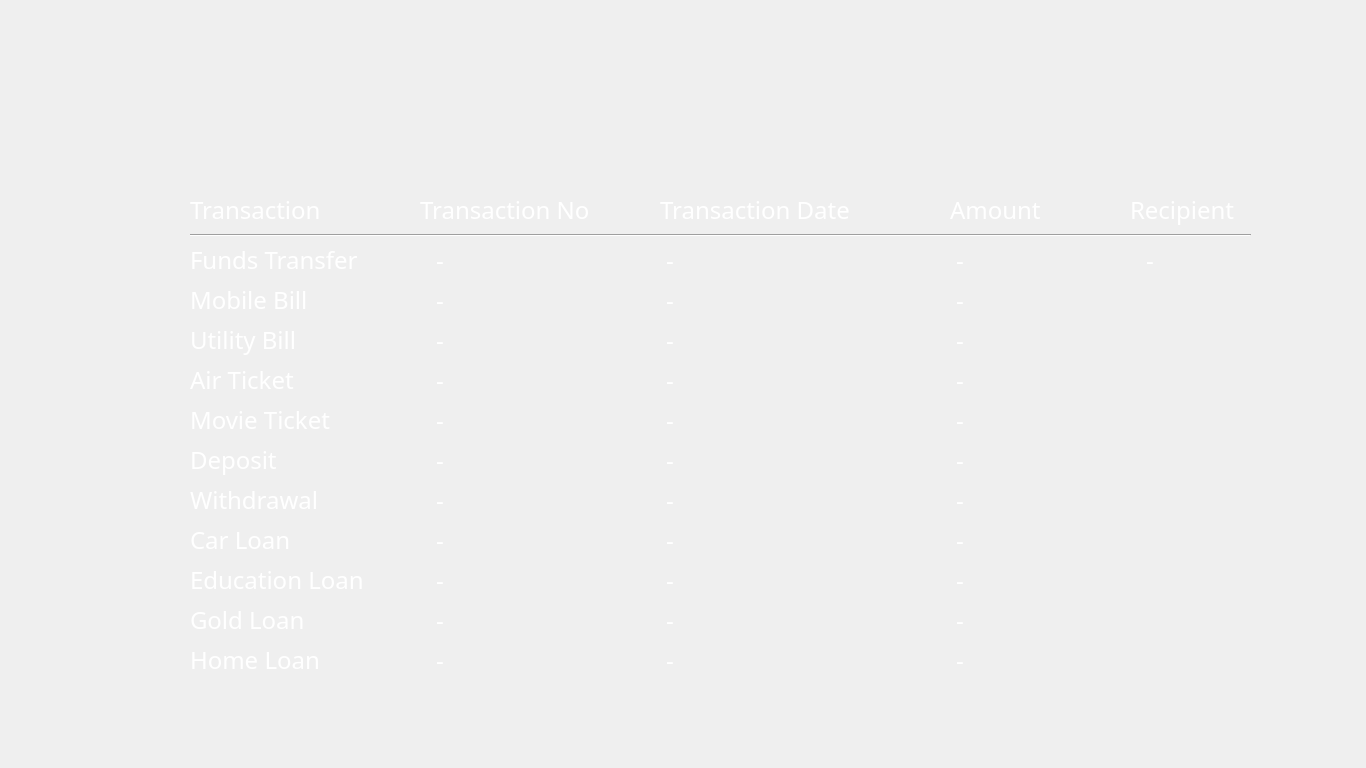
<?xml version="1.0" encoding="UTF-8"?>
<ui version="4.0">
 <class>TransactionList</class>
 <widget class="QMainWindow" name="TransactionList">
  <property name="geometry">
   <rect>
    <x>0</x>
    <y>0</y>
    <width>1366</width>
    <height>768</height>
   </rect>
  </property>
  <property name="windowTitle">
   <string>AJ Bank | Transaction List</string>
  </property>
  <property name="styleSheet">
   <string notr="true">background-image: url(:/background/TransactionList.jpg);</string>
  </property>
  <widget class="QWidget" name="centralwidget">
   <widget class="QPushButton" name="BackButton">
    <property name="geometry">
     <rect>
      <x>0</x>
      <y>93</y>
      <width>150</width>
      <height>581</height>
     </rect>
    </property>
    <property name="cursor">
     <cursorShape>PointingHandCursor</cursorShape>
    </property>
    <property name="autoFillBackground">
     <bool>false</bool>
    </property>
    <property name="styleSheet">
     <string notr="true">background-image: url(:/button/buttons/Back.png);
border: 0px;</string>
    </property>
    <property name="text">
     <string/>
    </property>
    <property name="default">
     <bool>false</bool>
    </property>
    <property name="flat">
     <bool>false</bool>
    </property>
   </widget>
   <widget class="QPushButton" name="LogoutButton">
    <property name="geometry">
     <rect>
      <x>949</x>
      <y>384</y>
      <width>421</width>
      <height>384</height>
     </rect>
    </property>
    <property name="cursor">
     <cursorShape>PointingHandCursor</cursorShape>
    </property>
    <property name="styleSheet">
     <string notr="true">background-image: url(:/button/buttons/Logout.png);
border: 0px;</string>
    </property>
    <property name="text">
     <string/>
    </property>
   </widget>
   <widget class="QPushButton" name="SuggestButton">
    <property name="geometry">
     <rect>
      <x>949</x>
      <y>0</y>
      <width>421</width>
      <height>384</height>
     </rect>
    </property>
    <property name="cursor">
     <cursorShape>PointingHandCursor</cursorShape>
    </property>
    <property name="styleSheet">
     <string notr="true">background-image: url(:/button/buttons/Suggest.png);
border: 0px;</string>
    </property>
    <property name="text">
     <string/>
    </property>
   </widget>
   <widget class="QLabel" name="AccountNo">
    <property name="geometry">
     <rect>
      <x>810</x>
      <y>100</y>
      <width>231</width>
      <height>31</height>
     </rect>
    </property>
    <property name="styleSheet">
     <string notr="true">background-image: url(:/button/buttons/Blue.png);
font: 25 11pt &quot;Montserrat Thin&quot;;
color: rgb(6, 53, 122);</string>
    </property>
    <property name="text">
     <string/>
    </property>
   </widget>
   <widget class="QLabel" name="WitDate">
    <property name="geometry">
     <rect>
      <x>660</x>
      <y>480</y>
      <width>220</width>
      <height>40</height>
     </rect>
    </property>
    <property name="font">
     <font>
      <family>Montserrat SemiBold</family>
      <pointsize>18</pointsize>
      <weight>7</weight>
      <italic>false</italic>
      <bold>false</bold>
     </font>
    </property>
    <property name="styleSheet">
     <string notr="true">background-image: url(:/button/buttons/Blue.png);
font: 63 18pt &quot;Montserrat SemiBold&quot;;
color: rgb(255, 255, 255);</string>
    </property>
    <property name="text">
     <string> -</string>
    </property>
   </widget>
   <widget class="QLabel" name="WitTitle">
    <property name="geometry">
     <rect>
      <x>190</x>
      <y>480</y>
      <width>190</width>
      <height>40</height>
     </rect>
    </property>
    <property name="font">
     <font>
      <family>Montserrat SemiBold</family>
      <pointsize>18</pointsize>
      <weight>7</weight>
      <italic>false</italic>
      <bold>false</bold>
     </font>
    </property>
    <property name="styleSheet">
     <string notr="true">background-image: url(:/button/buttons/Blue.png);
font: 63 18pt &quot;Montserrat SemiBold&quot;;
color: rgb(255, 255, 255);</string>
    </property>
    <property name="text">
     <string>Withdrawal</string>
    </property>
   </widget>
   <widget class="QLabel" name="ELAppNo">
    <property name="geometry">
     <rect>
      <x>430</x>
      <y>560</y>
      <width>175</width>
      <height>40</height>
     </rect>
    </property>
    <property name="font">
     <font>
      <family>Montserrat SemiBold</family>
      <pointsize>18</pointsize>
      <weight>7</weight>
      <italic>false</italic>
      <bold>false</bold>
     </font>
    </property>
    <property name="styleSheet">
     <string notr="true">background-image: url(:/button/buttons/Blue.png);
font: 63 18pt &quot;Montserrat SemiBold&quot;;
color: rgb(255, 255, 255);</string>
    </property>
    <property name="text">
     <string> -</string>
    </property>
   </widget>
   <widget class="QLabel" name="MBTitle">
    <property name="geometry">
     <rect>
      <x>190</x>
      <y>280</y>
      <width>190</width>
      <height>40</height>
     </rect>
    </property>
    <property name="font">
     <font>
      <family>Montserrat SemiBold</family>
      <pointsize>18</pointsize>
      <weight>7</weight>
      <italic>false</italic>
      <bold>false</bold>
     </font>
    </property>
    <property name="styleSheet">
     <string notr="true">background-image: url(:/button/buttons/Blue.png);
font: 63 18pt &quot;Montserrat SemiBold&quot;;
color: rgb(255, 255, 255);</string>
    </property>
    <property name="text">
     <string>Mobile Bill</string>
    </property>
   </widget>
   <widget class="QLabel" name="CLAmount">
    <property name="geometry">
     <rect>
      <x>950</x>
      <y>520</y>
      <width>175</width>
      <height>40</height>
     </rect>
    </property>
    <property name="font">
     <font>
      <family>Montserrat SemiBold</family>
      <pointsize>18</pointsize>
      <weight>7</weight>
      <italic>false</italic>
      <bold>false</bold>
     </font>
    </property>
    <property name="styleSheet">
     <string notr="true">background-image: url(:/button/buttons/Blue.png);
font: 63 18pt &quot;Montserrat SemiBold&quot;;
color: rgb(255, 255, 255);</string>
    </property>
    <property name="text">
     <string> -</string>
    </property>
   </widget>
   <widget class="QLabel" name="MTTrNo">
    <property name="geometry">
     <rect>
      <x>430</x>
      <y>400</y>
      <width>175</width>
      <height>40</height>
     </rect>
    </property>
    <property name="font">
     <font>
      <family>Montserrat SemiBold</family>
      <pointsize>18</pointsize>
      <weight>7</weight>
      <italic>false</italic>
      <bold>false</bold>
     </font>
    </property>
    <property name="styleSheet">
     <string notr="true">background-image: url(:/button/buttons/Blue.png);
font: 63 18pt &quot;Montserrat SemiBold&quot;;
color: rgb(255, 255, 255);</string>
    </property>
    <property name="text">
     <string> -</string>
    </property>
   </widget>
   <widget class="QLabel" name="GLDate">
    <property name="geometry">
     <rect>
      <x>660</x>
      <y>600</y>
      <width>220</width>
      <height>40</height>
     </rect>
    </property>
    <property name="font">
     <font>
      <family>Montserrat SemiBold</family>
      <pointsize>18</pointsize>
      <weight>7</weight>
      <italic>false</italic>
      <bold>false</bold>
     </font>
    </property>
    <property name="styleSheet">
     <string notr="true">background-image: url(:/button/buttons/Blue.png);
font: 63 18pt &quot;Montserrat SemiBold&quot;;
color: rgb(255, 255, 255);</string>
    </property>
    <property name="text">
     <string> -</string>
    </property>
   </widget>
   <widget class="QLabel" name="HLTitle">
    <property name="geometry">
     <rect>
      <x>190</x>
      <y>640</y>
      <width>175</width>
      <height>40</height>
     </rect>
    </property>
    <property name="font">
     <font>
      <family>Montserrat SemiBold</family>
      <pointsize>18</pointsize>
      <weight>7</weight>
      <italic>false</italic>
      <bold>false</bold>
     </font>
    </property>
    <property name="styleSheet">
     <string notr="true">background-image: url(:/button/buttons/Blue.png);
font: 63 18pt &quot;Montserrat SemiBold&quot;;
color: rgb(255, 255, 255);</string>
    </property>
    <property name="text">
     <string>Home Loan</string>
    </property>
   </widget>
   <widget class="QLabel" name="FTDate">
    <property name="geometry">
     <rect>
      <x>660</x>
      <y>240</y>
      <width>220</width>
      <height>40</height>
     </rect>
    </property>
    <property name="font">
     <font>
      <family>Montserrat SemiBold</family>
      <pointsize>18</pointsize>
      <weight>7</weight>
      <italic>false</italic>
      <bold>false</bold>
     </font>
    </property>
    <property name="styleSheet">
     <string notr="true">background-image: url(:/button/buttons/Blue.png);
font: 63 18pt &quot;Montserrat SemiBold&quot;;
color: rgb(255, 255, 255);</string>
    </property>
    <property name="text">
     <string> -</string>
    </property>
   </widget>
   <widget class="QLabel" name="HLAppNo">
    <property name="geometry">
     <rect>
      <x>430</x>
      <y>640</y>
      <width>175</width>
      <height>40</height>
     </rect>
    </property>
    <property name="font">
     <font>
      <family>Montserrat SemiBold</family>
      <pointsize>18</pointsize>
      <weight>7</weight>
      <italic>false</italic>
      <bold>false</bold>
     </font>
    </property>
    <property name="styleSheet">
     <string notr="true">background-image: url(:/button/buttons/Blue.png);
font: 63 18pt &quot;Montserrat SemiBold&quot;;
color: rgb(255, 255, 255);</string>
    </property>
    <property name="text">
     <string> -</string>
    </property>
   </widget>
   <widget class="QLabel" name="DepAmount">
    <property name="geometry">
     <rect>
      <x>950</x>
      <y>440</y>
      <width>175</width>
      <height>40</height>
     </rect>
    </property>
    <property name="font">
     <font>
      <family>Montserrat SemiBold</family>
      <pointsize>18</pointsize>
      <weight>7</weight>
      <italic>false</italic>
      <bold>false</bold>
     </font>
    </property>
    <property name="styleSheet">
     <string notr="true">background-image: url(:/button/buttons/Blue.png);
font: 63 18pt &quot;Montserrat SemiBold&quot;;
color: rgb(255, 255, 255);</string>
    </property>
    <property name="text">
     <string> -</string>
    </property>
   </widget>
   <widget class="QLabel" name="MBAmount">
    <property name="geometry">
     <rect>
      <x>950</x>
      <y>280</y>
      <width>175</width>
      <height>40</height>
     </rect>
    </property>
    <property name="font">
     <font>
      <family>Montserrat SemiBold</family>
      <pointsize>18</pointsize>
      <weight>7</weight>
      <italic>false</italic>
      <bold>false</bold>
     </font>
    </property>
    <property name="styleSheet">
     <string notr="true">background-image: url(:/button/buttons/Blue.png);
font: 63 18pt &quot;Montserrat SemiBold&quot;;
color: rgb(255, 255, 255);</string>
    </property>
    <property name="text">
     <string> -</string>
    </property>
   </widget>
   <widget class="QLabel" name="TransactionAmount">
    <property name="geometry">
     <rect>
      <x>950</x>
      <y>190</y>
      <width>151</width>
      <height>40</height>
     </rect>
    </property>
    <property name="font">
     <font>
      <family>Montserrat SemiBold</family>
      <pointsize>18</pointsize>
      <weight>7</weight>
      <italic>false</italic>
      <bold>false</bold>
     </font>
    </property>
    <property name="styleSheet">
     <string notr="true">background-image: url(:/button/buttons/Blue.png);
font: 63 18pt &quot;Montserrat SemiBold&quot;;
color: rgb(255, 255, 255);</string>
    </property>
    <property name="text">
     <string>&lt;html&gt;&lt;head/&gt;&lt;body&gt;&lt;p&gt;Amount&lt;/p&gt;&lt;/body&gt;&lt;/html&gt;</string>
    </property>
   </widget>
   <widget class="QLabel" name="ATDate">
    <property name="geometry">
     <rect>
      <x>660</x>
      <y>360</y>
      <width>220</width>
      <height>40</height>
     </rect>
    </property>
    <property name="font">
     <font>
      <family>Montserrat SemiBold</family>
      <pointsize>18</pointsize>
      <weight>7</weight>
      <italic>false</italic>
      <bold>false</bold>
     </font>
    </property>
    <property name="styleSheet">
     <string notr="true">background-image: url(:/button/buttons/Blue.png);
font: 63 18pt &quot;Montserrat SemiBold&quot;;
color: rgb(255, 255, 255);</string>
    </property>
    <property name="text">
     <string> -</string>
    </property>
   </widget>
   <widget class="QLabel" name="HLAmount">
    <property name="geometry">
     <rect>
      <x>950</x>
      <y>640</y>
      <width>175</width>
      <height>40</height>
     </rect>
    </property>
    <property name="font">
     <font>
      <family>Montserrat SemiBold</family>
      <pointsize>18</pointsize>
      <weight>7</weight>
      <italic>false</italic>
      <bold>false</bold>
     </font>
    </property>
    <property name="styleSheet">
     <string notr="true">background-image: url(:/button/buttons/Blue.png);
font: 63 18pt &quot;Montserrat SemiBold&quot;;
color: rgb(255, 255, 255);</string>
    </property>
    <property name="text">
     <string> -</string>
    </property>
   </widget>
   <widget class="QLabel" name="GLTitle">
    <property name="geometry">
     <rect>
      <x>190</x>
      <y>600</y>
      <width>175</width>
      <height>40</height>
     </rect>
    </property>
    <property name="font">
     <font>
      <family>Montserrat SemiBold</family>
      <pointsize>18</pointsize>
      <weight>7</weight>
      <italic>false</italic>
      <bold>false</bold>
     </font>
    </property>
    <property name="styleSheet">
     <string notr="true">background-image: url(:/button/buttons/Blue.png);
font: 63 18pt &quot;Montserrat SemiBold&quot;;
color: rgb(255, 255, 255);</string>
    </property>
    <property name="text">
     <string>Gold Loan</string>
    </property>
   </widget>
   <widget class="QLabel" name="GLAmount">
    <property name="geometry">
     <rect>
      <x>950</x>
      <y>600</y>
      <width>175</width>
      <height>40</height>
     </rect>
    </property>
    <property name="font">
     <font>
      <family>Montserrat SemiBold</family>
      <pointsize>18</pointsize>
      <weight>7</weight>
      <italic>false</italic>
      <bold>false</bold>
     </font>
    </property>
    <property name="styleSheet">
     <string notr="true">background-image: url(:/button/buttons/Blue.png);
font: 63 18pt &quot;Montserrat SemiBold&quot;;
color: rgb(255, 255, 255);</string>
    </property>
    <property name="text">
     <string> -</string>
    </property>
   </widget>
   <widget class="QLabel" name="FTAmount">
    <property name="geometry">
     <rect>
      <x>950</x>
      <y>240</y>
      <width>175</width>
      <height>40</height>
     </rect>
    </property>
    <property name="font">
     <font>
      <family>Montserrat SemiBold</family>
      <pointsize>18</pointsize>
      <weight>7</weight>
      <italic>false</italic>
      <bold>false</bold>
     </font>
    </property>
    <property name="styleSheet">
     <string notr="true">background-image: url(:/button/buttons/Blue.png);
font: 63 18pt &quot;Montserrat SemiBold&quot;;
color: rgb(255, 255, 255);</string>
    </property>
    <property name="text">
     <string> -</string>
    </property>
   </widget>
   <widget class="QLabel" name="HLDate">
    <property name="geometry">
     <rect>
      <x>660</x>
      <y>640</y>
      <width>220</width>
      <height>40</height>
     </rect>
    </property>
    <property name="font">
     <font>
      <family>Montserrat SemiBold</family>
      <pointsize>18</pointsize>
      <weight>7</weight>
      <italic>false</italic>
      <bold>false</bold>
     </font>
    </property>
    <property name="styleSheet">
     <string notr="true">background-image: url(:/button/buttons/Blue.png);
font: 63 18pt &quot;Montserrat SemiBold&quot;;
color: rgb(255, 255, 255);</string>
    </property>
    <property name="text">
     <string> -</string>
    </property>
   </widget>
   <widget class="QLabel" name="DepTrNo">
    <property name="geometry">
     <rect>
      <x>430</x>
      <y>440</y>
      <width>175</width>
      <height>40</height>
     </rect>
    </property>
    <property name="font">
     <font>
      <family>Montserrat SemiBold</family>
      <pointsize>18</pointsize>
      <weight>7</weight>
      <italic>false</italic>
      <bold>false</bold>
     </font>
    </property>
    <property name="styleSheet">
     <string notr="true">background-image: url(:/button/buttons/Blue.png);
font: 63 18pt &quot;Montserrat SemiBold&quot;;
color: rgb(255, 255, 255);</string>
    </property>
    <property name="text">
     <string> -</string>
    </property>
   </widget>
   <widget class="QLabel" name="MBTrNo">
    <property name="geometry">
     <rect>
      <x>430</x>
      <y>280</y>
      <width>175</width>
      <height>40</height>
     </rect>
    </property>
    <property name="font">
     <font>
      <family>Montserrat SemiBold</family>
      <pointsize>18</pointsize>
      <weight>7</weight>
      <italic>false</italic>
      <bold>false</bold>
     </font>
    </property>
    <property name="styleSheet">
     <string notr="true">background-image: url(:/button/buttons/Blue.png);
font: 63 18pt &quot;Montserrat SemiBold&quot;;
color: rgb(255, 255, 255);</string>
    </property>
    <property name="text">
     <string> -</string>
    </property>
   </widget>
   <widget class="QLabel" name="FTTitle">
    <property name="geometry">
     <rect>
      <x>190</x>
      <y>240</y>
      <width>190</width>
      <height>40</height>
     </rect>
    </property>
    <property name="font">
     <font>
      <family>Montserrat SemiBold</family>
      <pointsize>18</pointsize>
      <weight>7</weight>
      <italic>false</italic>
      <bold>false</bold>
     </font>
    </property>
    <property name="styleSheet">
     <string notr="true">background-image: url(:/button/buttons/Blue.png);
font: 63 18pt &quot;Montserrat SemiBold&quot;;
color: rgb(255, 255, 255);</string>
    </property>
    <property name="text">
     <string>Funds Transfer</string>
    </property>
   </widget>
   <widget class="QLabel" name="DepTitle">
    <property name="geometry">
     <rect>
      <x>190</x>
      <y>440</y>
      <width>190</width>
      <height>40</height>
     </rect>
    </property>
    <property name="font">
     <font>
      <family>Montserrat SemiBold</family>
      <pointsize>18</pointsize>
      <weight>7</weight>
      <italic>false</italic>
      <bold>false</bold>
     </font>
    </property>
    <property name="styleSheet">
     <string notr="true">background-image: url(:/button/buttons/Blue.png);
font: 63 18pt &quot;Montserrat SemiBold&quot;;
color: rgb(255, 255, 255);</string>
    </property>
    <property name="text">
     <string>Deposit</string>
    </property>
   </widget>
   <widget class="QLabel" name="UBTrNo">
    <property name="geometry">
     <rect>
      <x>430</x>
      <y>320</y>
      <width>175</width>
      <height>40</height>
     </rect>
    </property>
    <property name="font">
     <font>
      <family>Montserrat SemiBold</family>
      <pointsize>18</pointsize>
      <weight>7</weight>
      <italic>false</italic>
      <bold>false</bold>
     </font>
    </property>
    <property name="styleSheet">
     <string notr="true">background-image: url(:/button/buttons/Blue.png);
font: 63 18pt &quot;Montserrat SemiBold&quot;;
color: rgb(255, 255, 255);</string>
    </property>
    <property name="text">
     <string> -</string>
    </property>
   </widget>
   <widget class="QLabel" name="UBDate">
    <property name="geometry">
     <rect>
      <x>660</x>
      <y>320</y>
      <width>220</width>
      <height>40</height>
     </rect>
    </property>
    <property name="font">
     <font>
      <family>Montserrat SemiBold</family>
      <pointsize>18</pointsize>
      <weight>7</weight>
      <italic>false</italic>
      <bold>false</bold>
     </font>
    </property>
    <property name="styleSheet">
     <string notr="true">background-image: url(:/button/buttons/Blue.png);
font: 63 18pt &quot;Montserrat SemiBold&quot;;
color: rgb(255, 255, 255);</string>
    </property>
    <property name="text">
     <string> -</string>
    </property>
   </widget>
   <widget class="QLabel" name="FTTrNo">
    <property name="geometry">
     <rect>
      <x>430</x>
      <y>240</y>
      <width>175</width>
      <height>40</height>
     </rect>
    </property>
    <property name="font">
     <font>
      <family>Montserrat SemiBold</family>
      <pointsize>18</pointsize>
      <weight>7</weight>
      <italic>false</italic>
      <bold>false</bold>
     </font>
    </property>
    <property name="styleSheet">
     <string notr="true">background-image: url(:/button/buttons/Blue.png);
font: 63 18pt &quot;Montserrat SemiBold&quot;;
color: rgb(255, 255, 255);</string>
    </property>
    <property name="text">
     <string> -</string>
    </property>
   </widget>
   <widget class="QLabel" name="MBDate">
    <property name="geometry">
     <rect>
      <x>660</x>
      <y>280</y>
      <width>220</width>
      <height>40</height>
     </rect>
    </property>
    <property name="font">
     <font>
      <family>Montserrat SemiBold</family>
      <pointsize>18</pointsize>
      <weight>7</weight>
      <italic>false</italic>
      <bold>false</bold>
     </font>
    </property>
    <property name="styleSheet">
     <string notr="true">background-image: url(:/button/buttons/Blue.png);
font: 63 18pt &quot;Montserrat SemiBold&quot;;
color: rgb(255, 255, 255);</string>
    </property>
    <property name="text">
     <string> -</string>
    </property>
   </widget>
   <widget class="QLabel" name="FAcc">
    <property name="geometry">
     <rect>
      <x>1140</x>
      <y>240</y>
      <width>141</width>
      <height>40</height>
     </rect>
    </property>
    <property name="font">
     <font>
      <family>Montserrat SemiBold</family>
      <pointsize>18</pointsize>
      <weight>7</weight>
      <italic>false</italic>
      <bold>false</bold>
     </font>
    </property>
    <property name="styleSheet">
     <string notr="true">background-image: url(:/button/buttons/Blue.png);
font: 63 18pt &quot;Montserrat SemiBold&quot;;
color: rgb(255, 255, 255);</string>
    </property>
    <property name="text">
     <string> -</string>
    </property>
   </widget>
   <widget class="QLabel" name="ELAmount">
    <property name="geometry">
     <rect>
      <x>950</x>
      <y>560</y>
      <width>175</width>
      <height>40</height>
     </rect>
    </property>
    <property name="font">
     <font>
      <family>Montserrat SemiBold</family>
      <pointsize>18</pointsize>
      <weight>7</weight>
      <italic>false</italic>
      <bold>false</bold>
     </font>
    </property>
    <property name="styleSheet">
     <string notr="true">background-image: url(:/button/buttons/Blue.png);
font: 63 18pt &quot;Montserrat SemiBold&quot;;
color: rgb(255, 255, 255);</string>
    </property>
    <property name="text">
     <string> -</string>
    </property>
   </widget>
   <widget class="QLabel" name="ATAmount">
    <property name="geometry">
     <rect>
      <x>950</x>
      <y>360</y>
      <width>175</width>
      <height>40</height>
     </rect>
    </property>
    <property name="font">
     <font>
      <family>Montserrat SemiBold</family>
      <pointsize>18</pointsize>
      <weight>7</weight>
      <italic>false</italic>
      <bold>false</bold>
     </font>
    </property>
    <property name="styleSheet">
     <string notr="true">background-image: url(:/button/buttons/Blue.png);
font: 63 18pt &quot;Montserrat SemiBold&quot;;
color: rgb(255, 255, 255);</string>
    </property>
    <property name="text">
     <string> -</string>
    </property>
   </widget>
   <widget class="QLabel" name="ELDate">
    <property name="geometry">
     <rect>
      <x>660</x>
      <y>560</y>
      <width>220</width>
      <height>40</height>
     </rect>
    </property>
    <property name="font">
     <font>
      <family>Montserrat SemiBold</family>
      <pointsize>18</pointsize>
      <weight>7</weight>
      <italic>false</italic>
      <bold>false</bold>
     </font>
    </property>
    <property name="styleSheet">
     <string notr="true">background-image: url(:/button/buttons/Blue.png);
font: 63 18pt &quot;Montserrat SemiBold&quot;;
color: rgb(255, 255, 255);</string>
    </property>
    <property name="text">
     <string> -</string>
    </property>
   </widget>
   <widget class="QLabel" name="ELTitle">
    <property name="geometry">
     <rect>
      <x>190</x>
      <y>560</y>
      <width>190</width>
      <height>40</height>
     </rect>
    </property>
    <property name="font">
     <font>
      <family>Montserrat SemiBold</family>
      <pointsize>18</pointsize>
      <weight>7</weight>
      <italic>false</italic>
      <bold>false</bold>
     </font>
    </property>
    <property name="styleSheet">
     <string notr="true">background-image: url(:/button/buttons/Blue.png);
font: 63 18pt &quot;Montserrat SemiBold&quot;;
color: rgb(255, 255, 255);</string>
    </property>
    <property name="text">
     <string>Education Loan</string>
    </property>
   </widget>
   <widget class="QLabel" name="MTDate">
    <property name="geometry">
     <rect>
      <x>660</x>
      <y>400</y>
      <width>220</width>
      <height>40</height>
     </rect>
    </property>
    <property name="font">
     <font>
      <family>Montserrat SemiBold</family>
      <pointsize>18</pointsize>
      <weight>7</weight>
      <italic>false</italic>
      <bold>false</bold>
     </font>
    </property>
    <property name="styleSheet">
     <string notr="true">background-image: url(:/button/buttons/Blue.png);
font: 63 18pt &quot;Montserrat SemiBold&quot;;
color: rgb(255, 255, 255);</string>
    </property>
    <property name="text">
     <string> -</string>
    </property>
   </widget>
   <widget class="QLabel" name="WitAmount">
    <property name="geometry">
     <rect>
      <x>950</x>
      <y>480</y>
      <width>175</width>
      <height>40</height>
     </rect>
    </property>
    <property name="font">
     <font>
      <family>Montserrat SemiBold</family>
      <pointsize>18</pointsize>
      <weight>7</weight>
      <italic>false</italic>
      <bold>false</bold>
     </font>
    </property>
    <property name="styleSheet">
     <string notr="true">background-image: url(:/button/buttons/Blue.png);
font: 63 18pt &quot;Montserrat SemiBold&quot;;
color: rgb(255, 255, 255);</string>
    </property>
    <property name="text">
     <string> -</string>
    </property>
   </widget>
   <widget class="QLabel" name="MTTitle">
    <property name="geometry">
     <rect>
      <x>190</x>
      <y>400</y>
      <width>190</width>
      <height>40</height>
     </rect>
    </property>
    <property name="font">
     <font>
      <family>Montserrat SemiBold</family>
      <pointsize>18</pointsize>
      <weight>7</weight>
      <italic>false</italic>
      <bold>false</bold>
     </font>
    </property>
    <property name="styleSheet">
     <string notr="true">background-image: url(:/button/buttons/Blue.png);
font: 63 18pt &quot;Montserrat SemiBold&quot;;
color: rgb(255, 255, 255);</string>
    </property>
    <property name="text">
     <string>Movie Ticket</string>
    </property>
   </widget>
   <widget class="QLabel" name="ATTrNo">
    <property name="geometry">
     <rect>
      <x>430</x>
      <y>360</y>
      <width>175</width>
      <height>40</height>
     </rect>
    </property>
    <property name="font">
     <font>
      <family>Montserrat SemiBold</family>
      <pointsize>18</pointsize>
      <weight>7</weight>
      <italic>false</italic>
      <bold>false</bold>
     </font>
    </property>
    <property name="styleSheet">
     <string notr="true">background-image: url(:/button/buttons/Blue.png);
font: 63 18pt &quot;Montserrat SemiBold&quot;;
color: rgb(255, 255, 255);</string>
    </property>
    <property name="text">
     <string> -</string>
    </property>
   </widget>
   <widget class="QLabel" name="MTAmount">
    <property name="geometry">
     <rect>
      <x>950</x>
      <y>400</y>
      <width>175</width>
      <height>40</height>
     </rect>
    </property>
    <property name="font">
     <font>
      <family>Montserrat SemiBold</family>
      <pointsize>18</pointsize>
      <weight>7</weight>
      <italic>false</italic>
      <bold>false</bold>
     </font>
    </property>
    <property name="styleSheet">
     <string notr="true">background-image: url(:/button/buttons/Blue.png);
font: 63 18pt &quot;Montserrat SemiBold&quot;;
color: rgb(255, 255, 255);</string>
    </property>
    <property name="text">
     <string> -</string>
    </property>
   </widget>
   <widget class="Line" name="line">
    <property name="geometry">
     <rect>
      <x>190</x>
      <y>230</y>
      <width>1061</width>
      <height>10</height>
     </rect>
    </property>
    <property name="font">
     <font>
      <family>Montserrat SemiBold</family>
      <pointsize>18</pointsize>
      <weight>7</weight>
      <italic>false</italic>
      <bold>false</bold>
     </font>
    </property>
    <property name="styleSheet">
     <string notr="true">background-image: url(:/button/buttons/Blue.png);
font: 63 18pt &quot;Montserrat SemiBold&quot;;
color: rgb(255, 255, 255);</string>
    </property>
    <property name="orientation">
     <enum>Qt::Horizontal</enum>
    </property>
   </widget>
   <widget class="QLabel" name="GLAppNo">
    <property name="geometry">
     <rect>
      <x>430</x>
      <y>600</y>
      <width>175</width>
      <height>40</height>
     </rect>
    </property>
    <property name="font">
     <font>
      <family>Montserrat SemiBold</family>
      <pointsize>18</pointsize>
      <weight>7</weight>
      <italic>false</italic>
      <bold>false</bold>
     </font>
    </property>
    <property name="styleSheet">
     <string notr="true">background-image: url(:/button/buttons/Blue.png);
font: 63 18pt &quot;Montserrat SemiBold&quot;;
color: rgb(255, 255, 255);</string>
    </property>
    <property name="text">
     <string> -</string>
    </property>
   </widget>
   <widget class="QLabel" name="TransactionDate">
    <property name="geometry">
     <rect>
      <x>660</x>
      <y>190</y>
      <width>221</width>
      <height>40</height>
     </rect>
    </property>
    <property name="font">
     <font>
      <family>Montserrat SemiBold</family>
      <pointsize>18</pointsize>
      <weight>7</weight>
      <italic>false</italic>
      <bold>false</bold>
     </font>
    </property>
    <property name="styleSheet">
     <string notr="true">background-image: url(:/button/buttons/Blue.png);
font: 63 18pt &quot;Montserrat SemiBold&quot;;
color: rgb(255, 255, 255);</string>
    </property>
    <property name="text">
     <string>&lt;html&gt;&lt;head/&gt;&lt;body&gt;&lt;p&gt;Transaction Date&lt;/p&gt;&lt;/body&gt;&lt;/html&gt;</string>
    </property>
   </widget>
   <widget class="QLabel" name="ATTitle">
    <property name="geometry">
     <rect>
      <x>190</x>
      <y>360</y>
      <width>190</width>
      <height>40</height>
     </rect>
    </property>
    <property name="font">
     <font>
      <family>Montserrat SemiBold</family>
      <pointsize>18</pointsize>
      <weight>7</weight>
      <italic>false</italic>
      <bold>false</bold>
     </font>
    </property>
    <property name="styleSheet">
     <string notr="true">background-image: url(:/button/buttons/Blue.png);
font: 63 18pt &quot;Montserrat SemiBold&quot;;
color: rgb(255, 255, 255);</string>
    </property>
    <property name="text">
     <string>Air Ticket</string>
    </property>
   </widget>
   <widget class="QLabel" name="TransactionNo">
    <property name="geometry">
     <rect>
      <x>420</x>
      <y>190</y>
      <width>191</width>
      <height>40</height>
     </rect>
    </property>
    <property name="font">
     <font>
      <family>Montserrat SemiBold</family>
      <pointsize>18</pointsize>
      <weight>7</weight>
      <italic>false</italic>
      <bold>false</bold>
     </font>
    </property>
    <property name="styleSheet">
     <string notr="true">background-image: url(:/button/buttons/Blue.png);
font: 63 18pt &quot;Montserrat SemiBold&quot;;
color: rgb(255, 255, 255);</string>
    </property>
    <property name="text">
     <string>&lt;html&gt;&lt;head/&gt;&lt;body&gt;&lt;p&gt;Transaction No&lt;/p&gt;&lt;/body&gt;&lt;/html&gt;</string>
    </property>
   </widget>
   <widget class="QLabel" name="CLDate">
    <property name="geometry">
     <rect>
      <x>660</x>
      <y>520</y>
      <width>220</width>
      <height>40</height>
     </rect>
    </property>
    <property name="font">
     <font>
      <family>Montserrat SemiBold</family>
      <pointsize>18</pointsize>
      <weight>7</weight>
      <italic>false</italic>
      <bold>false</bold>
     </font>
    </property>
    <property name="styleSheet">
     <string notr="true">background-image: url(:/button/buttons/Blue.png);
font: 63 18pt &quot;Montserrat SemiBold&quot;;
color: rgb(255, 255, 255);</string>
    </property>
    <property name="text">
     <string> -</string>
    </property>
   </widget>
   <widget class="QLabel" name="CLTitle">
    <property name="geometry">
     <rect>
      <x>190</x>
      <y>520</y>
      <width>190</width>
      <height>40</height>
     </rect>
    </property>
    <property name="font">
     <font>
      <family>Montserrat SemiBold</family>
      <pointsize>18</pointsize>
      <weight>7</weight>
      <italic>false</italic>
      <bold>false</bold>
     </font>
    </property>
    <property name="styleSheet">
     <string notr="true">background-image: url(:/button/buttons/Blue.png);
font: 63 18pt &quot;Montserrat SemiBold&quot;;
color: rgb(255, 255, 255);</string>
    </property>
    <property name="text">
     <string>Car Loan</string>
    </property>
   </widget>
   <widget class="QLabel" name="UBTitle">
    <property name="geometry">
     <rect>
      <x>190</x>
      <y>320</y>
      <width>190</width>
      <height>40</height>
     </rect>
    </property>
    <property name="font">
     <font>
      <family>Montserrat SemiBold</family>
      <pointsize>18</pointsize>
      <weight>7</weight>
      <italic>false</italic>
      <bold>false</bold>
     </font>
    </property>
    <property name="styleSheet">
     <string notr="true">background-image: url(:/button/buttons/Blue.png);
font: 63 18pt &quot;Montserrat SemiBold&quot;;
color: rgb(255, 255, 255);</string>
    </property>
    <property name="text">
     <string>Utility Bill</string>
    </property>
   </widget>
   <widget class="QLabel" name="CLAppNo">
    <property name="geometry">
     <rect>
      <x>430</x>
      <y>520</y>
      <width>175</width>
      <height>40</height>
     </rect>
    </property>
    <property name="font">
     <font>
      <family>Montserrat SemiBold</family>
      <pointsize>18</pointsize>
      <weight>7</weight>
      <italic>false</italic>
      <bold>false</bold>
     </font>
    </property>
    <property name="styleSheet">
     <string notr="true">background-image: url(:/button/buttons/Blue.png);
font: 63 18pt &quot;Montserrat SemiBold&quot;;
color: rgb(255, 255, 255);</string>
    </property>
    <property name="text">
     <string> -</string>
    </property>
   </widget>
   <widget class="QLabel" name="WitTrNo">
    <property name="geometry">
     <rect>
      <x>430</x>
      <y>480</y>
      <width>175</width>
      <height>40</height>
     </rect>
    </property>
    <property name="font">
     <font>
      <family>Montserrat SemiBold</family>
      <pointsize>18</pointsize>
      <weight>7</weight>
      <italic>false</italic>
      <bold>false</bold>
     </font>
    </property>
    <property name="styleSheet">
     <string notr="true">background-image: url(:/button/buttons/Blue.png);
font: 63 18pt &quot;Montserrat SemiBold&quot;;
color: rgb(255, 255, 255);</string>
    </property>
    <property name="text">
     <string> -</string>
    </property>
   </widget>
   <widget class="QLabel" name="DepDate">
    <property name="geometry">
     <rect>
      <x>660</x>
      <y>440</y>
      <width>220</width>
      <height>40</height>
     </rect>
    </property>
    <property name="font">
     <font>
      <family>Montserrat SemiBold</family>
      <pointsize>18</pointsize>
      <weight>7</weight>
      <italic>false</italic>
      <bold>false</bold>
     </font>
    </property>
    <property name="styleSheet">
     <string notr="true">background-image: url(:/button/buttons/Blue.png);
font: 63 18pt &quot;Montserrat SemiBold&quot;;
color: rgb(255, 255, 255);</string>
    </property>
    <property name="text">
     <string> -</string>
    </property>
   </widget>
   <widget class="QLabel" name="Transaction">
    <property name="geometry">
     <rect>
      <x>190</x>
      <y>190</y>
      <width>190</width>
      <height>40</height>
     </rect>
    </property>
    <property name="font">
     <font>
      <family>Montserrat SemiBold</family>
      <pointsize>18</pointsize>
      <weight>7</weight>
      <italic>false</italic>
      <bold>false</bold>
     </font>
    </property>
    <property name="styleSheet">
     <string notr="true">background-image: url(:/button/buttons/Blue.png);
font: 63 18pt &quot;Montserrat SemiBold&quot;;
color: rgb(255, 255, 255);</string>
    </property>
    <property name="text">
     <string>&lt;html&gt;&lt;head/&gt;&lt;body&gt;&lt;p&gt;Transaction&lt;/p&gt;&lt;/body&gt;&lt;/html&gt;</string>
    </property>
   </widget>
   <widget class="QLabel" name="UBAmount">
    <property name="geometry">
     <rect>
      <x>950</x>
      <y>320</y>
      <width>175</width>
      <height>40</height>
     </rect>
    </property>
    <property name="font">
     <font>
      <family>Montserrat SemiBold</family>
      <pointsize>18</pointsize>
      <weight>7</weight>
      <italic>false</italic>
      <bold>false</bold>
     </font>
    </property>
    <property name="styleSheet">
     <string notr="true">background-image: url(:/button/buttons/Blue.png);
font: 63 18pt &quot;Montserrat SemiBold&quot;;
color: rgb(255, 255, 255);</string>
    </property>
    <property name="text">
     <string> -</string>
    </property>
   </widget>
   <widget class="QLabel" name="To">
    <property name="geometry">
     <rect>
      <x>1130</x>
      <y>190</y>
      <width>121</width>
      <height>40</height>
     </rect>
    </property>
    <property name="font">
     <font>
      <family>Montserrat SemiBold</family>
      <pointsize>18</pointsize>
      <weight>7</weight>
      <italic>false</italic>
      <bold>false</bold>
     </font>
    </property>
    <property name="styleSheet">
     <string notr="true">background-image: url(:/button/buttons/Blue.png);
font: 63 18pt &quot;Montserrat SemiBold&quot;;
color: rgb(255, 255, 255);</string>
    </property>
    <property name="text">
     <string>&lt;html&gt;&lt;head/&gt;&lt;body&gt;&lt;p&gt;Recipient&lt;/p&gt;&lt;/body&gt;&lt;/html&gt;</string>
    </property>
   </widget>
  </widget>
 </widget>
 <resources/>
 <connections/>
</ui>
